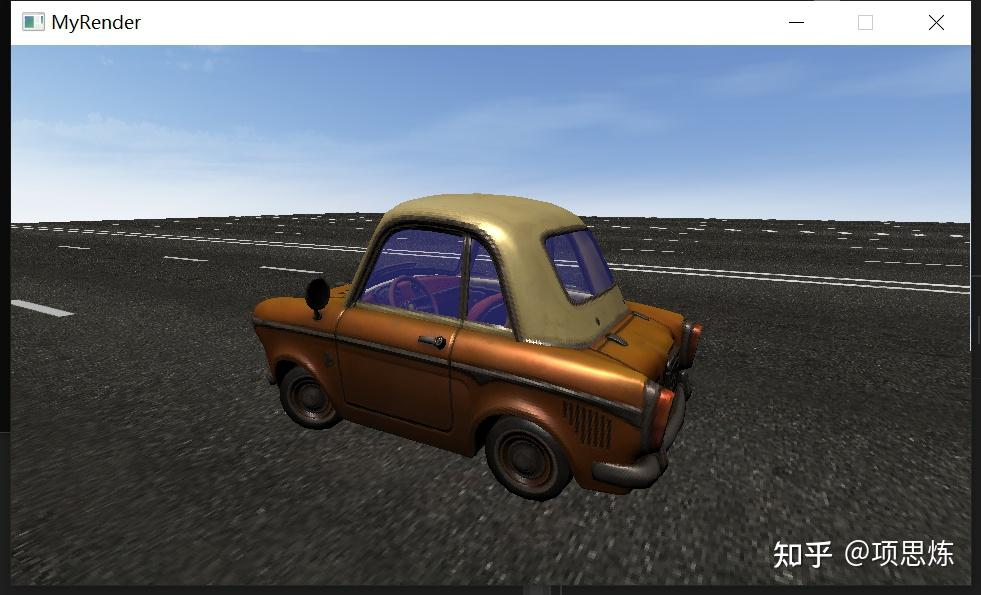
#> input picture tech_doc/MyRender 软渲染的效果1.jpg, 981 x 595 px
$ python mse.py '../tech_doc/MyRender 软渲染的效果1.jpg' '../tech_doc/MyRender 软渲染的效果2.jpg'
#> lines starting #> are read from the running program, lines starting #| are printed output that depends on the picture
#!/usr/bin/env python3
"""Compare a MyRender capture (.bmp) against the Unity reference image.

Usage:
    python tools/mse.py <ours.bmp> <reference.png>
    python tools/mse.py <ours.bmp> <reference.png> --region x y w h

Outputs MSE, PSNR, and per-channel errors over the 960x540 (or resized) image.
"""
import sys
import numpy as np
from PIL import Image


def load_rgb(path):
#> called with path = '../tech_doc/MyRender 软渲染的效果1.jpg'
    img = Image.open(path).convert("RGB")
#> img is the input picture: PIL image 981x595 RGB; mean R, G, B 98, 102.5, 108.8
    return np.asarray(img, dtype=np.float32)


def main():
    if len(sys.argv) < 3:
        print(__doc__)
        sys.exit(1)

    ours_path = sys.argv[1]
    ref_path  = sys.argv[2]

    ours = load_rgb(ours_path)
    ref  = load_rgb(ref_path)
#> call 2 of load_rgb, with path = '../tech_doc/MyRender 软渲染的效果2.jpg'
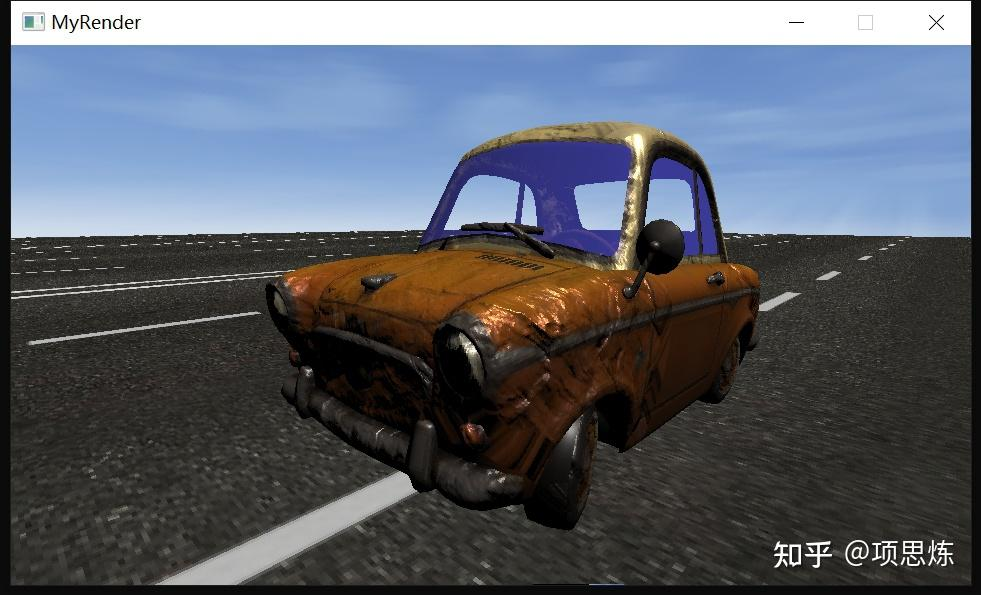
#> input picture tech_doc/MyRender 软渲染的效果2.jpg, 981 x 595 px
#> in load_rgb, img is the input picture: PIL image 981x595 RGB; mean R, G, B 90.9, 95.7, 105.2

    # Match dimensions: resize reference down/up to ours if needed.
    if ours.shape != ref.shape:
        print(f"[info] resizing reference {ref.shape[1]}x{ref.shape[0]} -> "
              f"{ours.shape[1]}x{ours.shape[0]}")
        ref_img = Image.open(ref_path).convert("RGB").resize(
            (ours.shape[1], ours.shape[0]), Image.BILINEAR)
        ref = np.asarray(ref_img, dtype=np.float32)

    # Optional region: --region x y w h
    x = y = 0
    w = ours.shape[1]
#> w = 981
    h = ours.shape[0]
#> h = 595
    if "--region" in sys.argv:
        i = sys.argv.index("--region")
        x, y, w, h = (int(v) for v in sys.argv[i + 1:i + 5])

    x2 = min(x + w, ours.shape[1])
#> x2 = 981
    y2 = min(y + h, ours.shape[0])
#> y2 = 595
    ours_r = ours[y:y2, x:x2]
    ref_r  = ref[y:y2, x:x2]

    diff = ours_r - ref_r
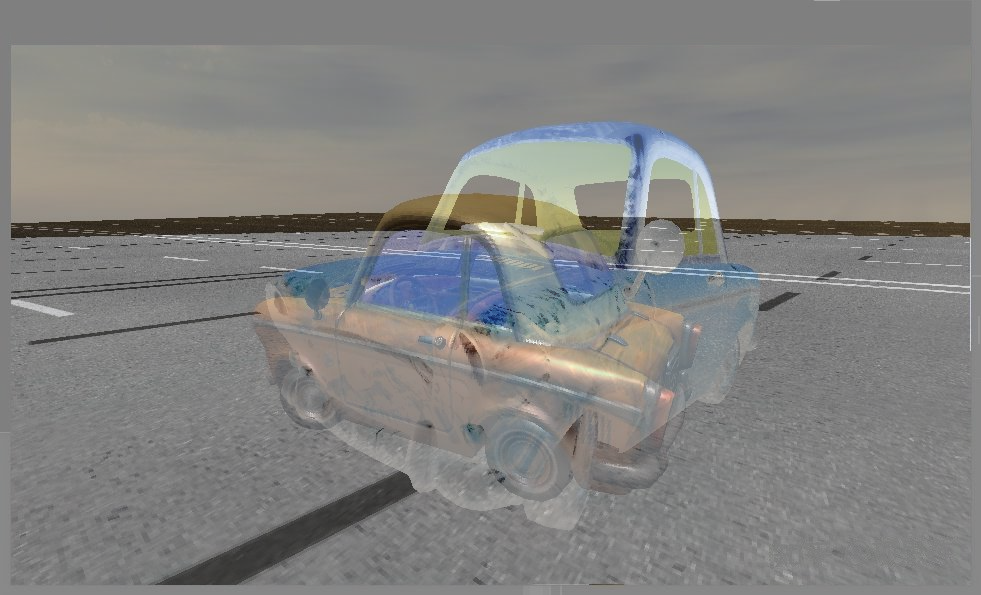
#> diff: shape (595, 981, 3) float32; mean R, G, B 7, 6.7, 3.6; drawn with min black and max white
    mse  = float(np.mean(diff ** 2))
#> mse = 1975.7
    psnr = 10.0 * np.log10(255.0 ** 2 / mse) if mse > 1e-9 else float("inf")
#> psnr = 15.17

    me = np.mean(diff, axis=(0, 1))
#> me = [7.03, 6.73, 3.63]
    print(f"region: x={x} y={y} w={x2-x} h={y2-y}")
#| region: x=0 y=0 w=981 h=595
    print(f"MSE  = {mse:.2f}")
#| MSE  = 1975.72
    print(f"PSNR = {psnr:.2f} dB")
#| PSNR = 15.17 dB
    print(f"mean error per channel (ours-ref) R={me[0]:+.2f} "
          f"G={me[1]:+.2f} B={me[2]:+.2f}")
#| mean error per channel (ours-ref) R=+7.03 G=+6.73 B=+3.63


if __name__ == "__main__":
    main()
